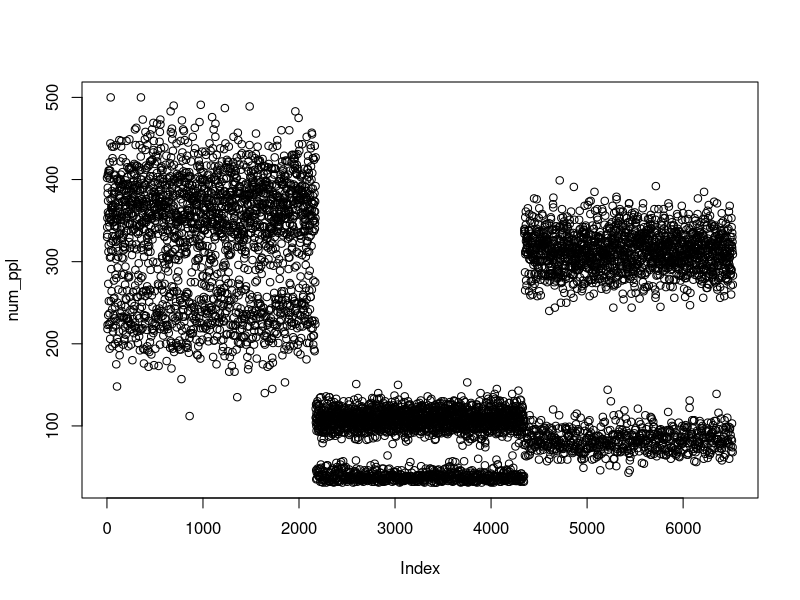
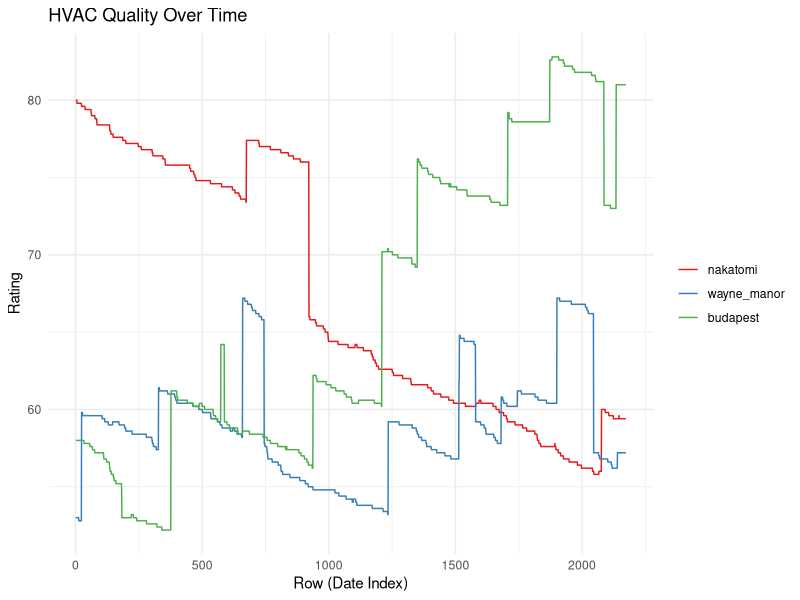
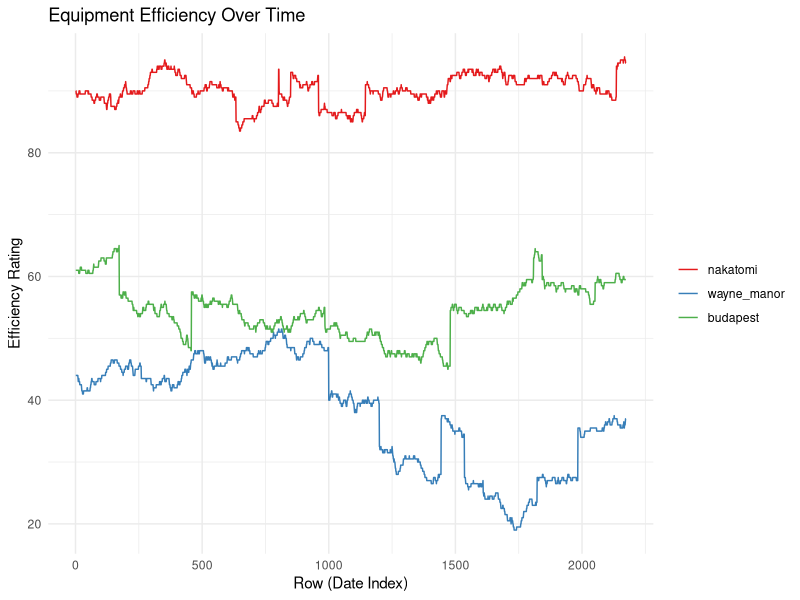
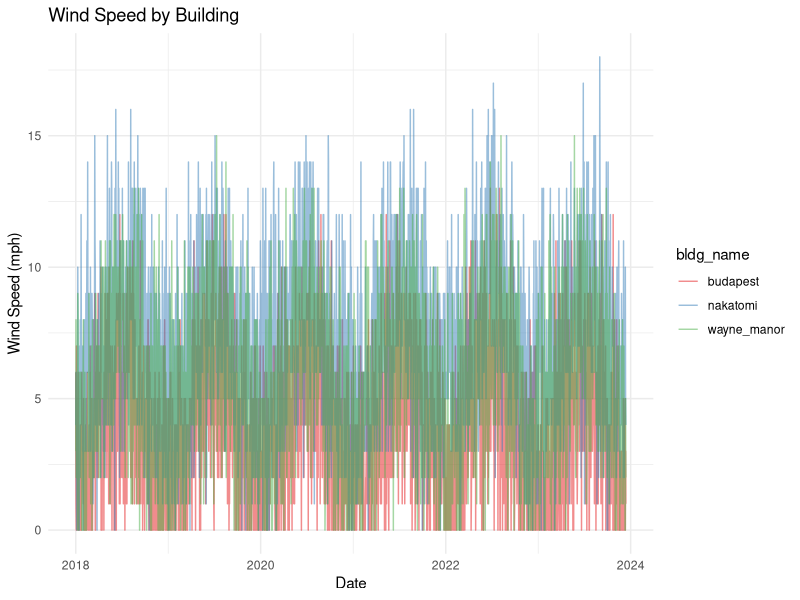
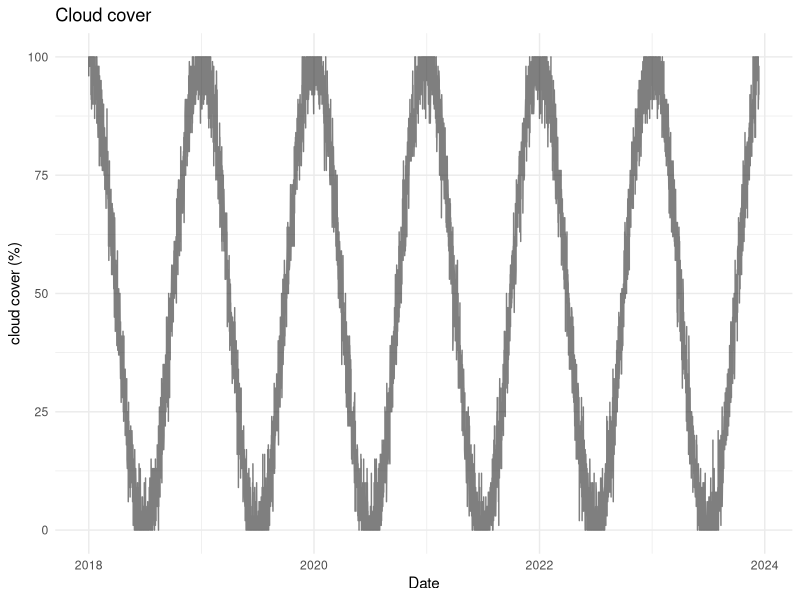
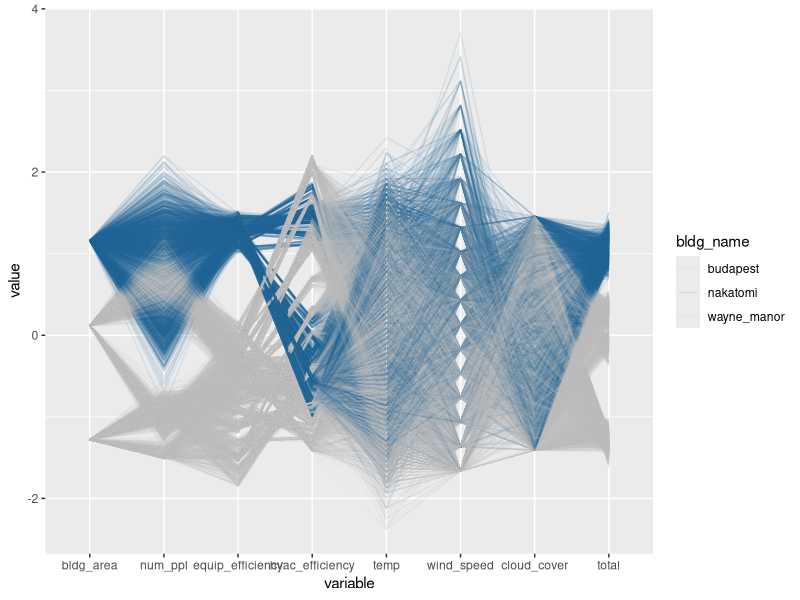
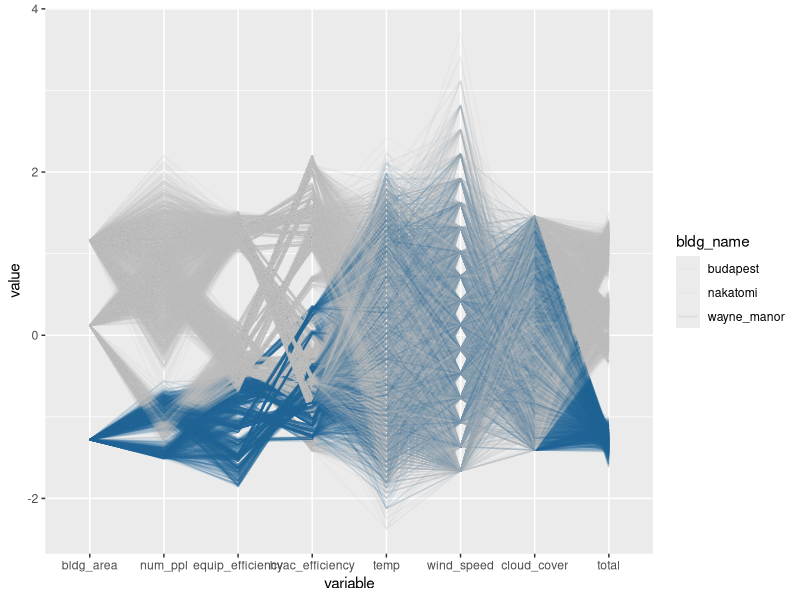
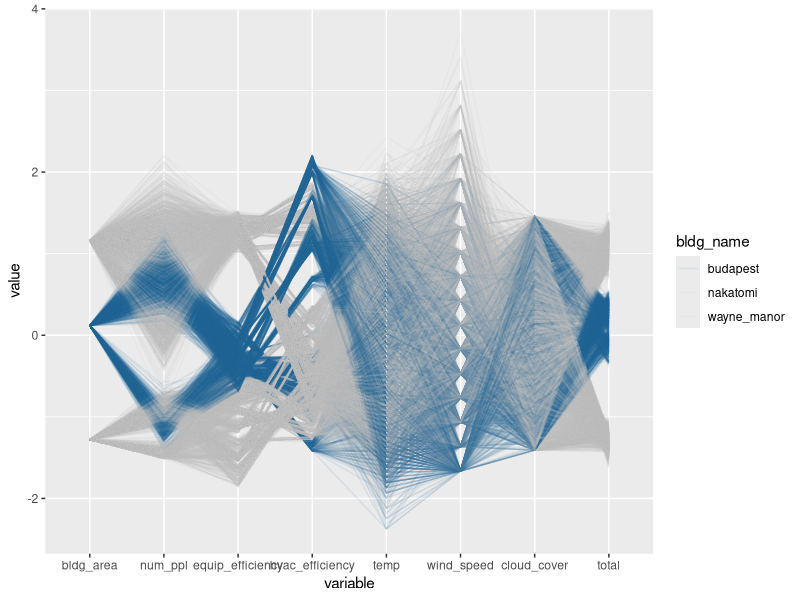

Write the R code that produced these figures, in order. (Note: this script raises an error after producing the figures.)
library(tibble)
library(tidyr)
library(lubridate)
library(MASS)
library(ggplot2)
library(GGally)
library(here)
library(reshape2)
library(dplyr)

# Set a seed for reproducibility
set.seed(12923)

#### SETUP, VARIABILITY & UNIQUENESS SETTINGS #####################
# Time period
start_date <- as.Date("2018-01-01")
end_date <- as.Date("2023-12-13")
dates <- seq.Date(start_date, end_date, by = "day")
days <- length(dates)

buildings <- c("nakatomi", "wayne_manor", "budapest")
noise_factor <- .5 # amount of noise to introduce in each var
wind_speed_adjust <- c(nakatomi = 2, wayne_manor = 0, budapest = -2)
# Building-specific temperature adjustments to simulate the 
# bldgs being in different areas of the city
temp_adjust <- c(nakatomi = 3, wayne_manor = 0, budapest = -3)
# no adjust to cloud_cover; it's all the same grey everywhere in Seattle :)
# number of people
mean_factor_weekday <- c(nakatomi = 60, wayne_manor = -200, budapest = 0)
mean_factor_weekend <- c(nakatomi = 150, wayne_manor = -40, budapest = 0)
scale_factor_weekday <- c(nakatomi = 0, wayne_manor = -1, budapest = 1)
scale_factor_weekend <- c(nakatomi = 0, wayne_manor = -1, budapest = 1)
sd_factor_adjust <- c(nakatomi = 20, wayne_manor = -10, budapest = 2)


bldg_names <- rep(buildings, each = days)
dates_rep <- rep(dates, times = length(buildings))
weekdays <- ifelse(wday(dates_rep) %in% c(1, 7), 0, 1) # 0 for weekend, 1 for weekday
# Unique ID for each row
ids <- seq_len(days * length(buildings))

#### BUILDING FOOTPRINT ##################### 
# (assume units: sq ft) (assuming they remain constant over the time period for simplicity)
# bldg_area <- round(runif(length(buildings), min = 5000, max = 25000)) # if you want to scramble bldg_size each run
bldg_area <- c(21110, 7260, 15200)
bldg_area_rep <- rep(bldg_area, each = days)

#### NUMBER OF PEOPLE #####################
# number of people in each building, with reduced occupants on weekends and customized to each building
num_ppl <- numeric(length = days * length(buildings))
for (i in 1:(days * length(buildings))) {
  building_name <- bldg_names[i]
  if (weekdays[i] == 1) {
    # Generate more people on weekdays
    mean_factor <- 300 + mean_factor_weekday[building_name]
    scale_factor <- 5 + scale_factor_weekday[building_name]
    sd_factor <- 20 + sd_factor_adjust[building_name]   
  } else {
    # Generate fewer people on weekends
    mean_factor <- 70 + mean_factor_weekend[building_name]
    scale_factor <- 5 + scale_factor_weekend[building_name]
    sd_factor <- 10 + sd_factor_adjust[building_name]   
  }
  
  num_ppl[i] <- as.integer(pmax(0, pmin(500, rgamma(1, shape = 2, scale = scale_factor) + 1 +
                                          abs(round(rnorm(1, mean = mean_factor, sd = sd_factor), 0)))))
}
plot(num_ppl)

#### /x/INSULATION QUALITY #####################
#### removing for now
# insulation <- as.integer(pmax(1, pmin(100, ceiling(rgamma(days * length(buildings), shape = 5, scale = 8.5) + 1) +
#                                         abs(round(rnorm(days * length(buildings), mean = 0, sd = noise_factor), 0)))))

#### /x/WINDOWS QUALITY #####################
#### removing for now
# windows <- as.integer(runif(days * length(buildings), min = 1, max = 100))

#### HVAC SYSTEM QUALITY #####################
# Initialize the starting hvac_efficiency for each building
start_hvac <- sample(40:100, length(buildings), replace = TRUE)

# Create a matrix to hold the efficiency data
hvac_data <- matrix(nrow = days, ncol = length(buildings))
colnames(hvac_data) <- buildings

# Simulate the efficiency rating for each building and each date
for (bldg in seq_along(buildings)) {
  current_hvac <- start_hvac[bldg]
  for (date_idx in 1:length(dates)) {
    # Apply a yearly decline to simulate aging
    yearly_decline <- (as.integer(-.02)) # add a very small daily negative constant to simulate long-term degradation
    # Simulate daily variation
    daily_change <- sample(c(-.20, 0, .20), 1, prob = c(0.045, 0.96, 0.005)) # Mostly no daily change, slightly better chance of small bad change
    # Random events: significant increase or decrease
    if (runif(1) < 0.004) { # 1% chance for a significant event, so roughly 3-4 times a year
      event_change <- sample(-10:10, 1)
    } else {
      event_change <- 0
    }
    
    # Calculate the new efficiency
    new_hvac <- max(1, min(100, current_hvac + yearly_decline + daily_change + event_change))
    hvac_data[date_idx, bldg] <- new_hvac
    
    # Update the current efficiency for the next day
    current_hvac <- new_hvac
  }
}

# Reshape the matrix into a long format for plotting
hvac_long <- melt(hvac_data, varnames = c("date_idx", "bldg_name"), value.name = "hvac_efficiency")
hvac_long$date <- dates[hvac_long$date_idx]

hvac_long$date <- as.Date(hvac_long$date)
hvac_long$bldg_name <- as.factor(hvac_long$bldg_name)

ggplot(hvac_long, aes(x = date_idx, y = hvac_efficiency, group = bldg_name, color = bldg_name)) +
  geom_line() +
  theme_minimal() +
  labs(title = "HVAC Quality Over Time",
       x = "Row (Date Index)",
       y = "Rating") +
  scale_color_brewer(palette = "Set1") +
  theme(legend.title = element_blank())

#### AMBIENT TEMPERATURE #####################
# Simulate temp across the year for a place like Seattle.
avg_low_temp <- 37  # Average low in Fahrenheit in winter
avg_high_temp <- 79 # Average high in Fahrenheit in summer
mean_temp <- (avg_low_temp + avg_high_temp) / 2
amplitude <- (avg_high_temp - avg_low_temp) / 2

# Temperature simulation
temp <- numeric(length = days * length(buildings))
for (i in 1:(days * length(buildings))) {
  building_name <- bldg_names[i]
  day_of_year <- as.numeric(format(dates_rep[i], "%j"))
  
  # Adjust mean temperature based on building
  mean_temp_bldg <- mean_temp + temp_adjust[building_name]
  
  # Sine wave for base temperature
  base_temp <- mean_temp_bldg + amplitude * sin(2 * pi * day_of_year / 365 - pi/2)
  
  # Adding random variation
  temp[i] <- as.integer(pmax(0, pmin(110, ceiling(base_temp + rnorm(1, mean = 0, sd = 5)))))
}


#### WIND SPEED #####################
# in mph
avg_wind_speed_low <- 3   # Average low wind speed in mph
avg_wind_speed_high <- 7 # Average high wind speed in mph
mean_wind_speed <- (avg_wind_speed_low + avg_wind_speed_high) / 2
amplitude_wind_speed <- (avg_wind_speed_high - avg_wind_speed_low) / 2

# Building-specific wind speed adjustments down at top in "variability and uniqueness" section

# Assuming 'days', 'bldg_names', and 'dates_rep' are defined as in your temperature simulation
wind_speed <- numeric(length = days * length(buildings))

for (i in 1:(days * length(buildings))) {
  building_name <- bldg_names[i]
  day_of_year <- as.numeric(format(dates_rep[i], "%j"))
  
  # Adjust mean wind speed based on building
  mean_wind_speed_bldg <- mean_wind_speed + wind_speed_adjust[building_name]
  
  # Sine wave for base wind speed + some random noise
  base_wind_speed_mph <- mean_wind_speed_bldg + amplitude_wind_speed * sin(2 * pi * day_of_year / 365 - pi/2) + rnorm(1, mean = 0, sd = 2)
  
  # Adding random variation
  wind_speed[i] <- as.integer(pmax(0, pmin(40, ceiling(base_wind_speed_mph + rnorm(1, mean = 0, sd = 2)))))
}

#### CLOUD COVER #####################
# percentage of cloud cover
avg_clear <- 0
avg_cloudy <- 100
clouds_amplitude <- (avg_cloudy - avg_clear) / 2
clouds_mean <- (avg_clear + avg_cloudy) / 2


# Phase shift to align the sine wave peaks and troughs with the cloudiest and clearest months
# Assuming January (cloudiest) aligns with the peak and August (clearest) with the trough
phase_shift <- pi / 2  # Adjusted based on the month (e.g., -pi/2 if peak is in January)

# Define the clearer and cloudier periods
# day_start_clear <- as.numeric(format(as.Date("2023-06-20"), "%j"))
# day_end_clear <- as.numeric(format(as.Date("2023-10-08"), "%j"))

cloud_cover <- numeric(length = days)

for (i in 1:(days * length(buildings))) {
  building_name <- bldg_names[i]
  day_of_year <- as.numeric(format(dates_rep[i], "%j"))
  
  # # Determine if the day is in the clearer or cloudier part of the year
  # in_clearer_period <- day_of_year >= day_start_clear && day_of_year <= day_end_clear
  # 
  # # Adjust amplitude based on the time of the year
  # adjusted_amplitude <- ifelse(in_clearer_period, amplitude_cloud_cover / 2, amplitude_cloud_cover)
  # 
  # Calculate cloud cover using a sine wave
  cloud_cover[i] <- clouds_mean + clouds_amplitude * sin(2 * pi * day_of_year / 365 + phase_shift)
  
  # Introduce random variation
  random_variation <- rnorm(1, mean = 0, sd = 5)
  cloud_cover[i] <- cloud_cover[i] + random_variation
  
  # Adjustments to ensure cloud cover stays within 0-100%
  cloud_cover[i] <- pmax(0, pmin(100, cloud_cover[i]))
}



#### /x/HVAC TYPE ##################### 
#### removing for now
# fuzzy_hvac_type <- function(insulation, hvac) {
#   probabilities <- c(
#     # Increase the probability of "MasterBlaster" for lower values of insulation and HVAC
#     "MasterBlaster" = pnorm(c(quantile(as.numeric(insulation), 0.85), quantile(as.numeric(hvac), 0.85)), mean = c(20, 20), sd = c(5, 5)),
#     
#     # Increase the probability of "Coolio" for higher values of insulation and HVAC
#     "Coolio" = pnorm(c(quantile(as.numeric(insulation), 0.35), quantile(as.numeric(hvac), 0.35)), mean = c(70, 70), sd = c(5, 5)),
#     
#     "Trane" = 1
#   )
#   
#   # Normalize the probabilities so they sum up to 1
#   probabilities <- probabilities / sum(probabilities)
#   
#   # Remove the percentage values from the names
#   names(probabilities) <- sub("\\.\\d+%$", "", names(probabilities))
#   
#   hvac_types <- names(probabilities)
#   assigned_type <- sample(hvac_types, size = 1, prob = probabilities)
#   
#   return(assigned_type)
# }
# 
# # Assuming hvac_type depends on insulation and hvac
# hvac_type <- sapply(1:(days * length(buildings)), function(i) fuzzy_hvac_type(insulation[i], hvac[i]))

#### EQUIPMENT EFFICIENCY ##################### 
# Initialize the starting efficiency for each building
start_efficiency <- sample(40:100, length(buildings), replace = TRUE)

# Create a matrix to hold the efficiency data
efficiency_data <- matrix(nrow = days, ncol = length(buildings))
colnames(efficiency_data) <- buildings

# Simulate the efficiency rating for each building and each date
for (bldg in seq_along(buildings)) {
  current_efficiency <- start_efficiency[bldg]
  for (date_idx in 1:length(dates)) {
    # Apply a yearly decline to simulate aging
    yearly_decline <- (as.integer(-.01)) # add a very small daily negative constant to simulate long-term degradation
    # Simulate daily variation
    daily_change <- sample(c(-.5, 0, .5), 1, prob = c(0.1, 0.8, 0.1)) # Mostly no change, equal chance of small good/bad change
    # Random events: significant increase or decrease
    if (runif(1) < 0.005) { # 1% chance for a significant event, so roughly 3-4 times a year
      event_change <- sample(-10:10, 1)
    } else {
      event_change <- 0
    }
    
    # Calculate the new efficiency
    new_efficiency <- max(1, min(100, current_efficiency + yearly_decline + daily_change + event_change))
    efficiency_data[date_idx, bldg] <- new_efficiency
    
    # Update the current efficiency for the next day
    current_efficiency <- new_efficiency
  }
}

# Reshape the matrix into a long format for plotting
efficiency_long <- melt(efficiency_data, varnames = c("date_idx", "bldg_name"), value.name = "equip_efficiency")
efficiency_long$date <- dates[efficiency_long$date_idx]

efficiency_long$date <- as.Date(efficiency_long$date)
efficiency_long$bldg_name <- as.factor(efficiency_long$bldg_name)

ggplot(efficiency_long, aes(x = date_idx, y = equip_efficiency, group = bldg_name, color = bldg_name)) +
  geom_line() +
  theme_minimal() +
  labs(title = "Equipment Efficiency Over Time",
       x = "Row (Date Index)",
       y = "Efficiency Rating") +
  scale_color_brewer(palette = "Set1") +
  theme(legend.title = element_blank())



# Placeholder for total energy use
total <- rep(NA, days * length(buildings))

#### COMBINE VARS INTO TIBBLE #####################
df <- tibble(
  id = ids,
  bldg_name = as.factor(bldg_names),
  bldg_area = as.integer(bldg_area_rep),
  date = as.Date(dates_rep),
  year = as.integer(year(dates_rep)),
  month = month(dates_rep, label=T),
  day = wday(dates_rep, label=T),
  weekday = as.integer(weekdays),
  num_ppl = as.integer(num_ppl), 
  temp = as.integer(temp),
  wind_speed = as.integer(wind_speed),
  cloud_cover = as.integer(cloud_cover),
  total = total
)

df <- merge(df, efficiency_long[, c("date", "bldg_name", "equip_efficiency")], by = c("date", "bldg_name"))
df <- merge(df, hvac_long[, c("date", "bldg_name", "hvac_efficiency")], by = c("date", "bldg_name"))


ggplot(df, aes(x = date, y = wind_speed, color = bldg_name)) + 
  geom_line(alpha=.5) +
  labs(title = "Wind Speed by Building", x = "Date", y = "Wind Speed (mph)") +
  theme_minimal() +
  scale_color_brewer(palette = "Set1") # Use a color palette that is distinct and clear

ggplot(df, aes(x = date, y = cloud_cover)) + 
  geom_line(alpha=.5) +
  labs(title = "Cloud cover", x = "Date", y = "cloud cover (%)") +
  theme_minimal() +
  scale_color_brewer(palette = "Set1") # Use a color palette that is distinct and clear

# double check HVAC types
# ggplot(df, aes(x = insulation, y = hvac, color = hvac_type)) +
#   geom_point() +
#   labs(title = "Scatterplot of Insulation and HVAC Values",
#        x = "Insulation",
#        y = "HVAC",
#        color = "HVAC Type")


#### LINEAR MODEL PREDICTING TOTAL ENERGY USE #####################
# Generate coefficients for the linear model
coefficients <- c(
  bldg_area = .05,
  num_ppl = .5,
  hvac_efficiency = -2,
  equip_efficiency = -2.2,
  temp = 1.1,
  wind_speed = .05,
  cloud_cover = .05
)

# Simulate the total energy use based on a linear model
df <- df %>%
  mutate(
    total = 
      bldg_area * coefficients["bldg_area"] +
      num_ppl * coefficients["num_ppl"] +
      hvac_efficiency * coefficients["hvac_efficiency"] +
      equip_efficiency * coefficients["equip_efficiency"] +
      temp * coefficients["temp"] +
      wind_speed * coefficients["wind_speed"] +
      cloud_cover * coefficients["cloud_cover"] +
      abs(rnorm(days, mean = 10, sd = 5))  # Adding some random noise
  )

# fix the col order
df <- df %>%
  select(
    date, bldg_name, id, bldg_area, year, month, day, weekday,
    num_ppl, temp, wind_speed, cloud_cover, equip_efficiency,
    hvac_efficiency, total
  )

#### FINAL CHECKS #####################
# Create an index vector for variable order
var_order <- c("bldg_area", "num_ppl", "equip_efficiency", 
               "hvac_efficiency", "temp", "wind_speed", 
               "cloud_cover", "total")
col_indices <- match(var_order, names(df))

# Display parallel coordinates plot grouped by "hvac_type"
ggparcoord(data = df,
           columns = col_indices,
           alphaLines = 0.1,
           groupColumn = "bldg_name") + 
  scale_color_manual(values = c("nakatomi" = "#20639b", "wayne_manor" = "grey", "budapest" = "grey"))

ggparcoord(data = df,
           columns = col_indices,
           alphaLines = 0.1,
           groupColumn = "bldg_name") + 
  scale_color_manual(values = c("nakatomi" = "grey", "wayne_manor" = "#20639b", "budapest" = "grey"))

ggparcoord(data = df,
           columns = col_indices,
           alphaLines = 0.1,
           groupColumn = "bldg_name") + 
  scale_color_manual(values = c("nakatomi" = "grey", "wayne_manor" = "grey", "budapest" = "#20639b"))



bldg <- "nakatomi"
df %>% 
  filter(bldg_name == bldg) %>% 
  ggplot(aes(x = date, y = total)) +
  geom_point() +
  labs(title = paste("Total Energy Usage for", bldg, "Building"),
       x = "Date",
       y = "Total Energy Usage")

bldg <- "wayne_manor"
df %>% 
  filter(bldg_name == bldg) %>% 
  ggplot(aes(x = date, y = total)) +
  geom_point() +
  labs(title = paste("Total Energy Usage for", bldg, "Building"),
       x = "Date",
       y = "Total Energy Usage")

bldg <- "budapest"
df %>% 
  filter(bldg_name == bldg) %>% 
  ggplot(aes(x = date, y = total)) +
  geom_point() +
  labs(title = paste("Total Energy Usage for", bldg, "Building"),
       x = "Date",
       y = "Total Energy Usage")


# df %>%
#   # Filter for "nakatomi" building
#   filter(bldg_name == "budapest" & year(date) == 2019 & month(date)==2) %>%
#   # Keep date for plotting, exclude other non-numeric and specific columns
#   dplyr::select(date, num_ppl) %>%
#   # Gather numeric variables for scaling
#   pivot_longer(cols = -date, names_to = "variable", values_to = "value") %>%
#   # Scale numeric variables
#   group_by(variable) %>%
#   #  mutate(scaled_value = scale(value)) %>%
#   ungroup() %>%
#   # Plot
#   ggplot(aes(x = date, y = value, color = variable)) +
#   geom_line() +
#   labs(title = "Scaled Variables Over Time for Nakatomi Building",
#        x = "Date", y = "Value") +
#   theme_minimal() +
#   scale_color_viridis_d() +
#   theme(legend.position = "bottom")


#### WRITE FILE #####################
write.csv(df, here("data", "df_timeseries_orig.csv"), row.names = F)



